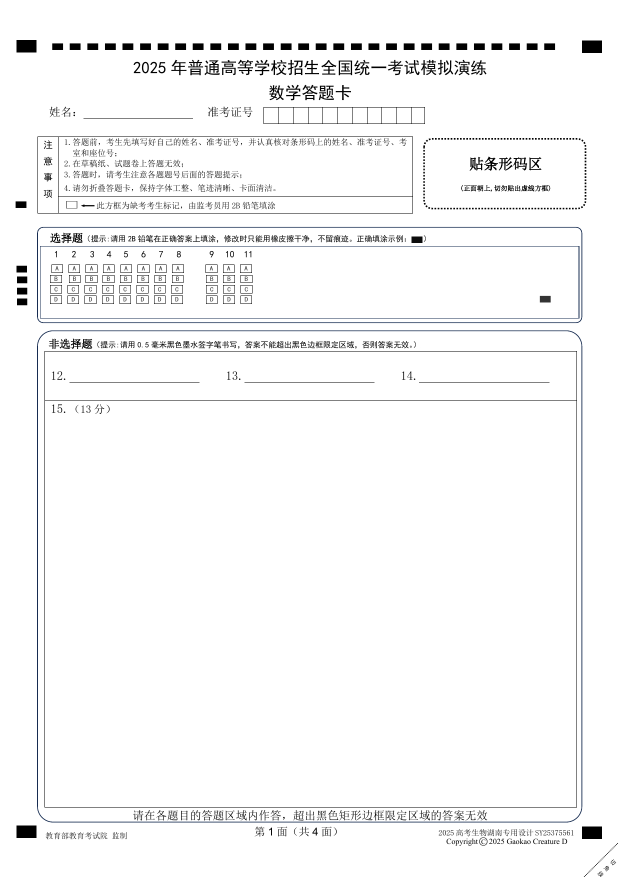
#> input picture answersheet/.ref/a1-1.png, 1241 x 1754 px, found by its file name (shown at 1/2 size)
$ python locate_sentence.py
#> lines starting #> are read from the running program, lines starting #| are printed output that depends on the picture
"""定位参考件 A4 第 1 面的：非选择题红框下沿、页脚文字行。
用来判定「请在各题目的答题区域内作答…」到底在页脚还是别处。
"""
import re
import sys
import numpy as np
from PIL import Image

sys.stdout.reconfigure(encoding='utf-8')
MM = 150 / 25.4

# ── 1) 文字层 bbox（单位 pt）→ mm ──
s = open('.ref/a4_bbox.xml', encoding='utf-8', errors='replace').read()
#> (reads answersheet/.ref/a4_bbox.xml from the repository)
ws = re.findall(r'<word xMin="([\d.]+)" yMin="([\d.]+)" xMax="([\d.]+)" yMax="([\d.]+)">(.*?)</word>', s)
print('--- 文字层最后 12 条（pt → mm）---')
for (a, b, c, d, t) in ws[-12:]:
    print('  y %7.2f-%7.2f  x %7.2f-%7.2f  %s' % (
        float(b) * 25.4 / 72, float(d) * 25.4 / 72,
        float(a) * 25.4 / 72, float(c) * 25.4 / 72, t[:48]))
print('  文字层 word 总数 =', len(ws))

# ── 2) 参考 PNG：扫红框左右边缘的竖线，找红框上下沿 ──
a = np.asarray(Image.open('.ref/a1-1.png').convert('L'))
H, W = a.shape
#> H = 1754; W = 1241


def runs_on(col, thresh=160):
    out = []
    s0 = None
    for i in range(len(col)):
        v = col[i] < thresh
        if v and s0 is None:
            s0 = i
        elif not v and s0 is not None:
            out.append((s0, i - 1))
            s0 = None
    if s0 is not None:
        out.append((s0, len(col) - 1))
    return out


for xmm, label in [(12.53, '红框左边缘'), (197.27, '红框右边缘')]:
    col = a[:, int(xmm * MM)]
    rs = [(r0, r1) for (r0, r1) in runs_on(col) if r1 - r0 >= 1]
    print('\n--- %s (x=%.2fmm) 上的暗竖段 y (mm) ---' % (label, xmm))
    for (r0, r1) in rs:
        print('  y %7.2f-%7.2f  (长 %.2f)' % (r0 / MM, (r1 + 1) / MM, (r1 + 1 - r0) / MM))

# ── 3) 页脚带（y 265..297）逐行文本块的 x 范围 ──
print('\n--- 页脚带 y 265..297mm 的暗行 ---')
y0, y1 = int(265 * MM), H
#> y0 = 1564; y1 = 1754
band = a[y0:y1]
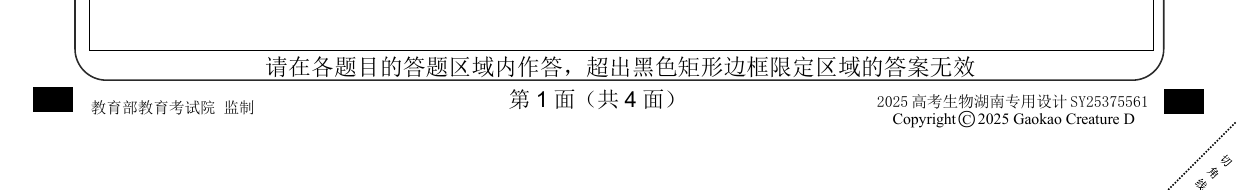
#> band: shape (190, 1241); min 0, max 255, mean 244
rowmask = (band < 128).any(axis=1)
for (r0, r1) in [(r0, r1) for (r0, r1) in runs_on(255 - rowmask.astype(np.uint8) * 0, 999)
                 if False]:
    pass
#> this loop made 0 passes
runs = []
#> runs = []
s0 = None
for i, v in enumerate(rowmask):
    if v and s0 is None:
        s0 = i
    elif not v and s0 is not None:
        runs.append((s0, i - 1))
        s0 = None
#> after the loop, runs = [(0, 80), (87, 127), (129, 136), (138, 138), (140, 147), (149, 149)]; s0 = 151
if s0 is not None:
    runs.append((s0, len(rowmask) - 1))
for (r0, r1) in runs:
    if r1 - r0 < 1:
        continue
    sub = band[r0:r1 + 1]
    cm = (sub < 128).any(axis=0)
    c0 = int(np.argmax(cm))
    c1 = len(cm) - 1 - int(np.argmax(cm[::-1]))
    print('  y %7.2f-%7.2f   x %7.2f-%7.2f   ink=%d' % (
        (y0 + r0) / MM, (y0 + r1 + 1) / MM, c0 / MM, (c1 + 1) / MM, int((sub < 128).sum())))
#> this loop made 7 passes
#> (r0, r1, c0, c1) on passes 1, 2, 3, 5, 7: (0, 80, 74, 1164), (87, 127, 33, 1235), (129, 136, 1221, 1228), (140, 147, 1210, 1217), (151, 189, 1168, 1231)
#|   y  264.84- 278.55   x   12.53- 197.27   ink=6289
#|   y  279.57- 286.51   x    5.59- 209.30   ink=4031
#|   y  286.68- 288.04   x  206.76- 208.11   ink=13
#|   y  288.54- 289.90   x  204.89- 206.25   ink=12
#|   y  290.41- 297.01   x  197.78- 208.62   ink=137
#> pass 1, `sub = band[r0:r1 + 1]`:
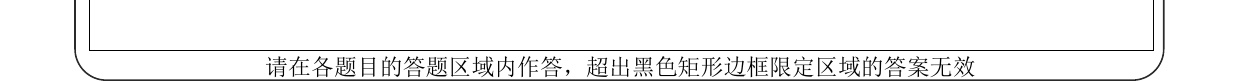
#> sub: shape (81, 1241); min 0, max 255, mean 240.5
